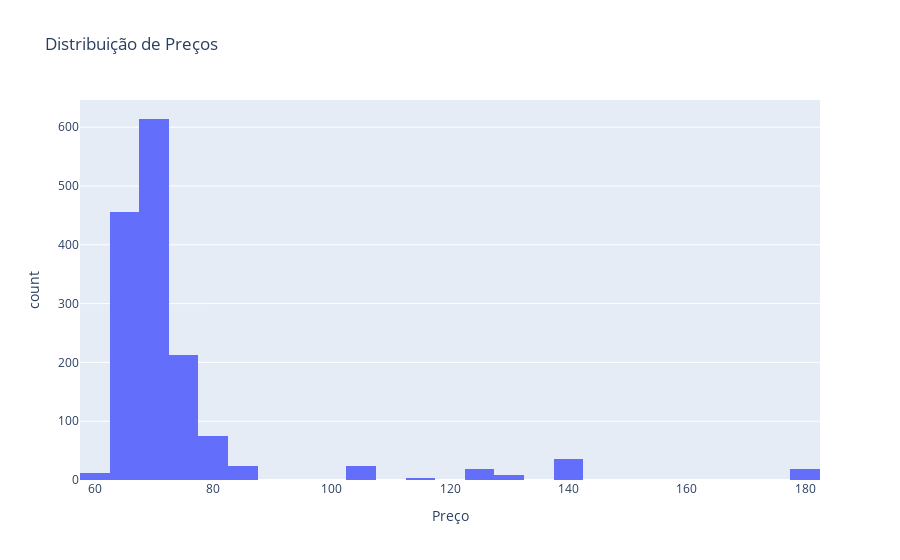
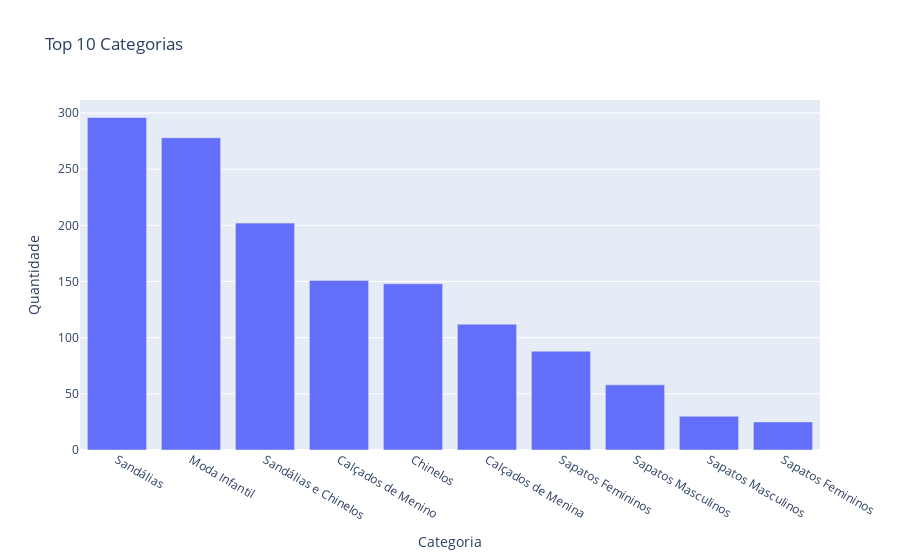
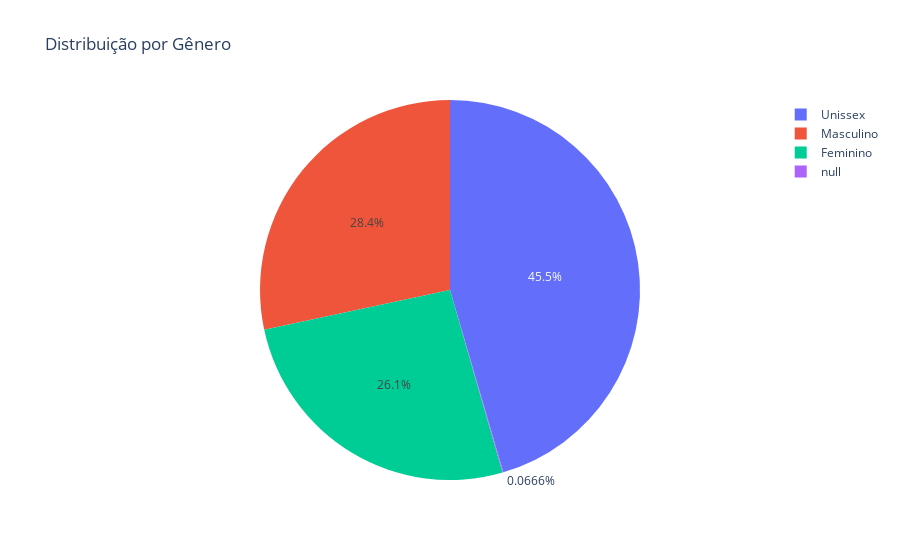
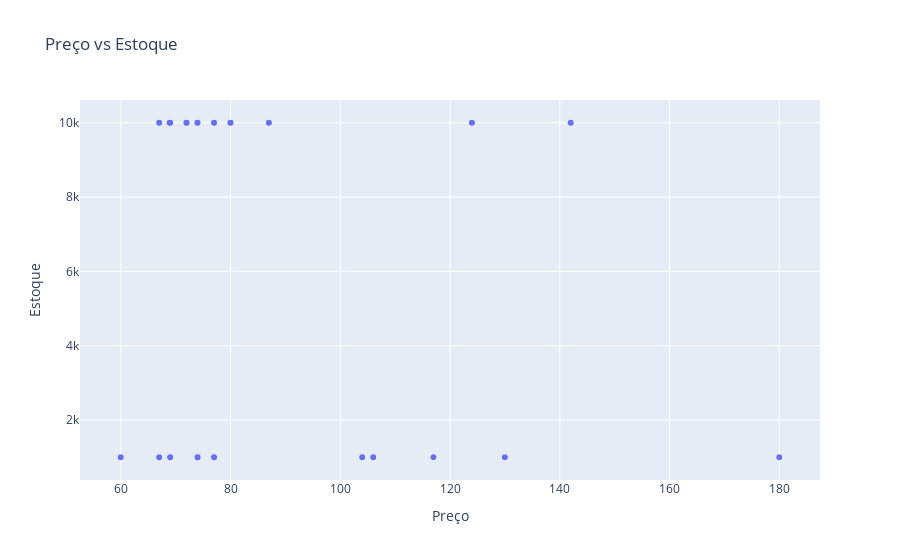

Notebook code for these charts, in order:
### Code cell
# 📊 EDA - Análise Exploratória de Dados para o App Pequenos Grandes PASSOS

import pandas as pd
import plotly.express as px

# Leitura da base de dados
df = pd.read_excel(r"C:\projeto_loja_limpo\dados.xlsx", header=1)
df.columns = df.columns.str.strip()

# Visualização inicial
df.head()
df.info()
df.isna().sum()

# Gráfico 1: Distribuição de preços
fig1 = px.histogram(df, x="Preço", nbins=30, title="Distribuição de Preços")
fig1.show()

# Gráfico 2: Categorias mais frequentes
top_categorias = df["Categoria"].value_counts().head(10).reset_index()
top_categorias.columns = ["Categoria", "Quantidade"]
fig2 = px.bar(top_categorias, x="Categoria",
              y="Quantidade", title="Top 10 Categorias")
fig2.show()

# Gráfico 3: Distribuição por Gênero
if "Gênero" in df.columns:
    fig3 = px.pie(df, names="Gênero", title="Distribuição por Gênero")
    fig3.show()

# Gráfico 4: Preço vs Estoque
df_scatter = df.dropna(subset=["Preço", "Estoque"])
fig4 = px.scatter(df_scatter, x="Preço", y="Estoque", title="Preço vs Estoque")
fig4.show()

### Figure 1 — Plotly figure (JSON) as saved in the notebook; plotly's stock layout.template omitted (floating-point values rounded to 4 significant figures; data arrays with more than 128 entries replaced by an {"elided": "..."} marker saying what was removed)
{"data": [{"bingroup": "x", "hovertemplate": "Preço=%{x}<br>count=%{y}<extra></extra>", "legendgroup": "", "marker": {"color": "#636efa", "pattern": {"shape": ""}}, "name": "", "nbinsx": 30, "orientation": "v", "showlegend": false, "type": "histogram", "x": {"elided": "1502 float values"}, "xaxis": "x", "yaxis": "y"}], "layout": {"barmode": "relative", "legend": {"tracegroupgap": 0}, "title": {"text": "Distribuição de Preços"}, "xaxis": {"anchor": "y", "domain": [0, 1], "title": {"text": "Preço"}}, "yaxis": {"anchor": "x", "domain": [0, 1], "title": {"text": "count"}}}}

### Figure 2 — Plotly figure (JSON) as saved in the notebook; plotly's stock layout.template omitted (floating-point values rounded to 4 significant figures)
{"data": [{"hovertemplate": "Categoria=%{x}<br>Quantidade=%{y}<extra></extra>", "legendgroup": "", "marker": {"color": "#636efa", "pattern": {"shape": ""}}, "name": "", "orientation": "v", "showlegend": false, "textposition": "auto", "type": "bar", "x": ["Sandálias", "Moda Infantil", "Sandálias e Chinelos", "Calçados de Menino", "Chinelos", "Calçados de Menina", "Sapatos Femininos", "Sapatos Masculinos", "Sapatos Masculinos ", "Sapatos Femininos "], "xaxis": "x", "y": [296, 278, 202, 151, 148, 112, 88, 58, 30, 25], "yaxis": "y"}], "layout": {"barmode": "relative", "legend": {"tracegroupgap": 0}, "title": {"text": "Top 10 Categorias"}, "xaxis": {"anchor": "y", "domain": [0, 1], "title": {"text": "Categoria"}}, "yaxis": {"anchor": "x", "domain": [0, 1], "title": {"text": "Quantidade"}}}}

### Figure 3 — Plotly figure (JSON) as saved in the notebook; plotly's stock layout.template omitted (floating-point values rounded to 4 significant figures; data arrays with more than 128 entries replaced by an {"elided": "..."} marker saying what was removed)
{"data": [{"domain": {"x": [0, 1], "y": [0, 1]}, "hovertemplate": "Gênero=%{label}<extra></extra>", "labels": {"elided": "1502 str values"}, "legendgroup": "", "name": "", "showlegend": true, "type": "pie"}], "layout": {"legend": {"tracegroupgap": 0}, "title": {"text": "Distribuição por Gênero"}}}

### Figure 4 — Plotly figure (JSON) as saved in the notebook; plotly's stock layout.template omitted (floating-point values rounded to 4 significant figures; data arrays with more than 128 entries replaced by an {"elided": "..."} marker saying what was removed)
{"data": [{"hovertemplate": "Preço=%{x}<br>Estoque=%{y}<extra></extra>", "legendgroup": "", "marker": {"color": "#636efa", "symbol": "circle"}, "mode": "markers", "name": "", "showlegend": false, "type": "scattergl", "x": {"elided": "1501 float values"}, "xaxis": "x", "y": {"elided": "1501 float values"}, "yaxis": "y"}], "layout": {"legend": {"tracegroupgap": 0}, "title": {"text": "Preço vs Estoque"}, "xaxis": {"anchor": "y", "domain": [0, 1], "title": {"text": "Preço"}}, "yaxis": {"anchor": "x", "domain": [0, 1], "title": {"text": "Estoque"}}}}
